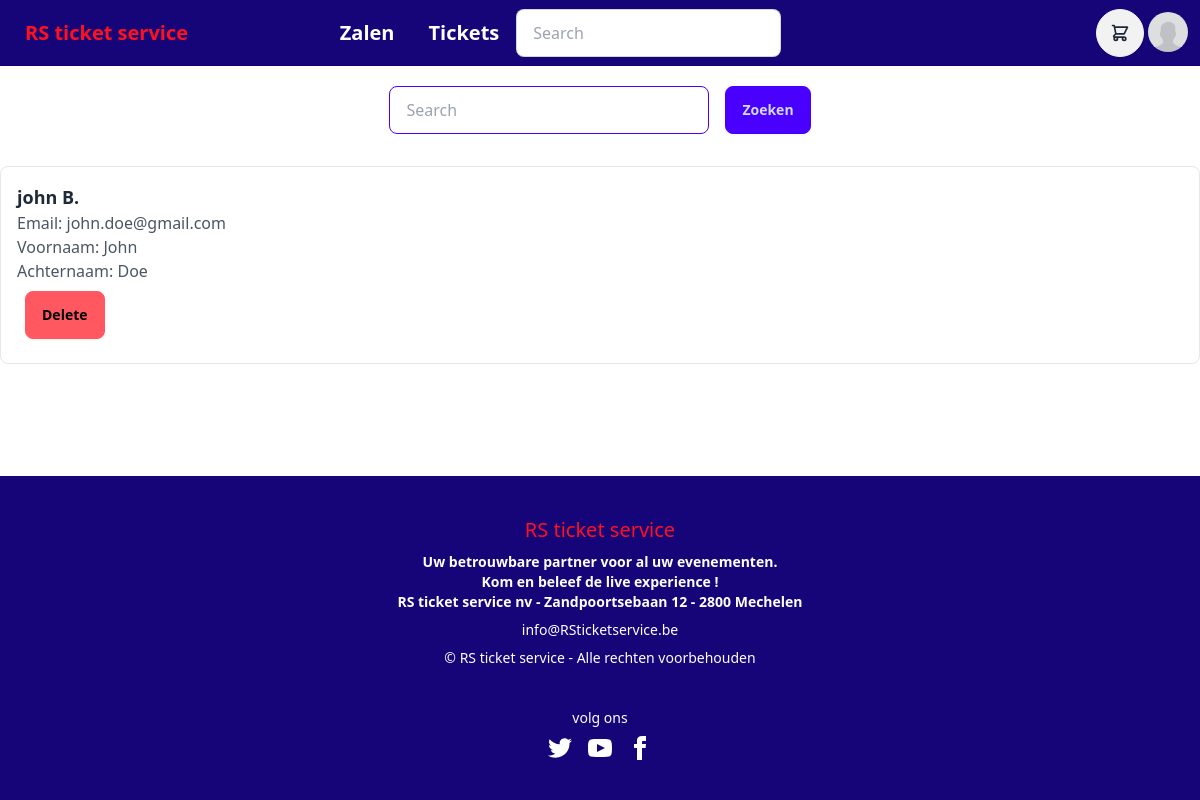
The page /profile/bedrijven-verwijderen.php (signed in) on the database as committed earlier.
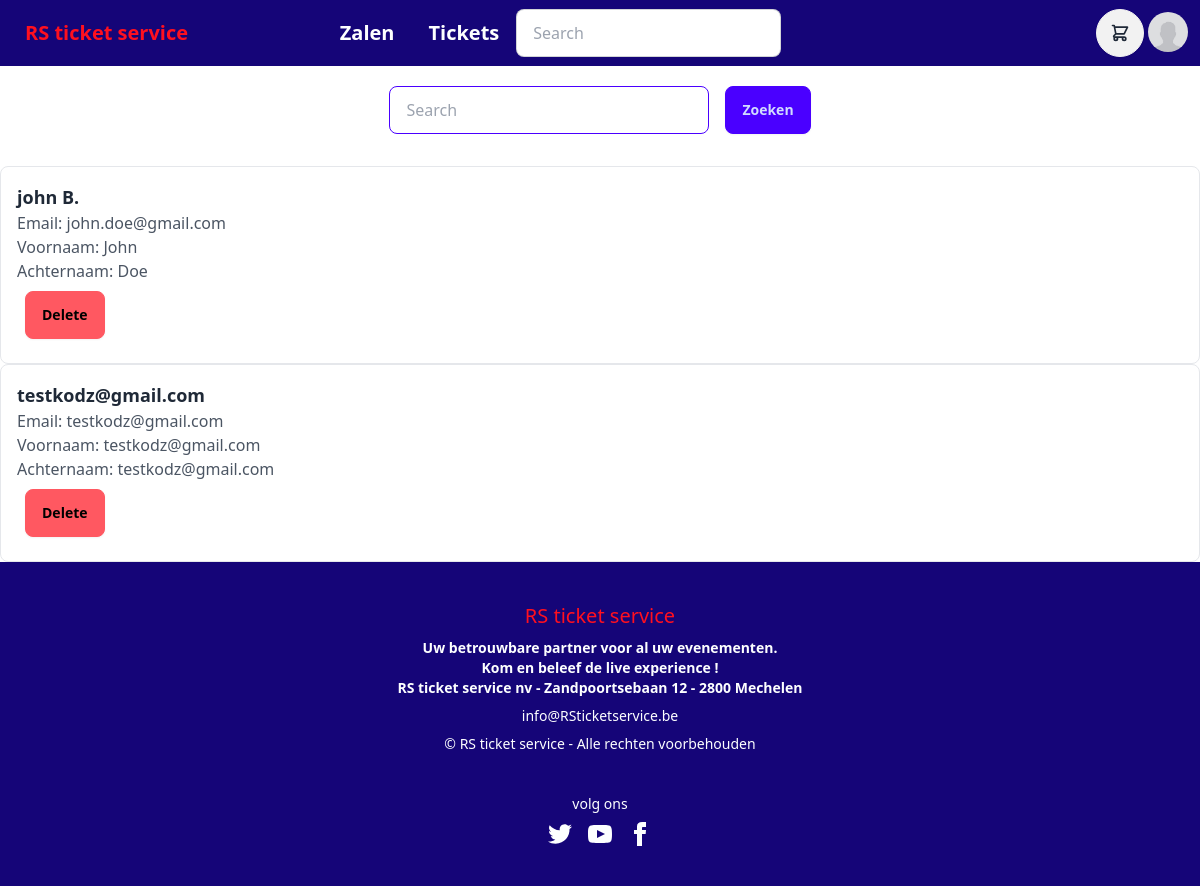
The same page on the database as committed later.
### tables this page shows
CREATE TABLE `users` (
  `id` int(11) NOT NULL,
  `username` varchar(50) NOT NULL,
  `email` varchar(100) NOT NULL,
  `password` varchar(100) NOT NULL,
  `firstname` varchar(50) NOT NULL,
  `lastname` varchar(50) NOT NULL,
  `function` int(11) NOT NULL,
  `profilePicture` text NOT NULL,
  `updatedAt` timestamp NOT NULL DEFAULT current_timestamp() ON UPDATE current_timestamp(),
  `createdAt` timestamp NOT NULL DEFAULT current_timestamp()
);

### functions/userfunctions.php (called while the page is built, shortened)
<?php
function getProfilePicture($mysqli, $gebruikerid) {
    $stmt = $mysqli->prepare("SELECT profilePicture FROM users WHERE id = ?");
    $stmt->bind_param("i", $gebruikerid);
    $stmt->execute();
    $resultaat = $stmt->get_result();
    return (($resultaat->num_rows == 0) ? false : $resultaat->fetch_assoc());
}
?>

### profile/bedrijven-verwijderen.php (the view, shortened to what this page needs)
<?php
include $_SERVER['DOCUMENT_ROOT'] . "/components/navbar.php";
?>
<!DOCTYPE html>
<html>
<head>
</head>
<body>
  <?php
  echo '
<div class="flex flex-col gap-8">
';
  ?>
  <form action="/profile/bedrijven-verwijderen.php" class="flex flex-row justify-center gap-4">
    <div class="form-control w-full max-w-xs">
      <input type="text" name="search" placeholder="Search" class="input input-primary input-bordered">
    </div>
    <button class="btn btn-primary">Zoeken</button>
  </form>
  <?php
  if (isset($_GET['search'])) {
    $searchTerm = $_GET['search'];
    $sql = "SELECT id, username, email, firstname, lastname FROM users WHERE function = 2 AND username LIKE ?";
    $stmt = $mysqli->prepare($sql);
    $param = "%{$searchTerm}%";
    $stmt->bind_param('s', $param);
  } else {
    $sql = "SELECT id, username, email, firstname, lastname FROM users WHERE function = 2";
    $stmt = $mysqli->prepare($sql);
  }
  ?>
  <?php
  $stmt->execute();
  $result = $stmt->get_result();
  $users = $result->fetch_all(MYSQLI_ASSOC);
  if (count($users) > 0) {
    foreach ($users as $user) {
      echo "<div class='p-4 border rounded-lg'>";
      echo "<div class='user-info'>";
      echo "<h2 class='text-lg font-bold'>" . $user['username'] . "</h2>";
      echo "<div class='user-details'>";
      echo "<p class='text-gray-600'>Email: " . $user['email'] . "</p>";
      echo "<p class='text-gray-600'>Voornaam: " . $user['firstname'] . "</p>";
      echo "<p class='text-gray-600'>Achternaam: " . $user['lastname'] . "</p>";
      echo "</div>";
      echo "<form action='/profile/bedrijven-verwijderen.php' method='post'>";
      echo "<button class='btn btn-error m-2' type='submit'>Delete</button>";
      echo "</form>";
      echo "</div>";
      echo "</div>";
      echo "</div>";
    }
  } else {
    echo '<div class="flex flex-col gap-8">';
    echo '<p class="text-center text-gray-600">Geen bedrijven gevonden</p>';
    echo '<a href="../profile/bedrijven-verwijderen.php" class="text-center text-blue-500">klik hier om terug te gaan</a>';
    echo '</div>';
    echo '</div>';
  }
  ?>
  <?php
  include $_SERVER['DOCUMENT_ROOT'] . "/components/footer.php";
  ?>
</body>
</html>

### components/navbar.php (shortened to what this page needs)
<?php
include $_SERVER['DOCUMENT_ROOT'] . "/fetch/util.php";
include $_SERVER['DOCUMENT_ROOT'] . "/functions/userfunctions.php";
?>
<!DOCTYPE html>
<html>
<head>
    <link href="https://cdn.jsdelivr.net/npm/daisyui@4.7.2/dist/full.css" rel="stylesheet" type="text/css" />
    <script src="https://cdn.tailwindcss.com"></script>
</head>
<body>
<div class="navbar bg-[#150578]" style="margin-bottom: 20px;">
  <div class="flex-1 text-[#FF101F]">
    <a class="btn btn-ghost normal-case text-xl " href="../index.php">RS ticket service</a>
  </div>
  <div class="flex-auto text-[#FDFFFF]">
    <a class="btn btn-ghost normal-case text-xl " href="../main_page/zalen.php">Zalen</a>
    <a class="btn btn-ghost normal-case text-xl " href="../index.php">Tickets</a>
    <div class="form-control">
    <form action="/components/search.php" method="get" class="form-control w-full relative">
      <input type="text" name="search" placeholder="Search" class="input input-bordered w-24 md:w-auto text-black"/>
    </form>
    </div>
</div>
<?php
if(isset( $_SESSION["gebruikersid"])) {
?>
<div class="flex-none">
     <div class="dropdown dropdown-end">
      <label tabindex="0" class="btn btn-circle">
        <div class="indicator">
        </div>
      </label>
    </div>
</div>
<?php
}
?>
    <?php
   echo ' <div class="dropdown dropdown-end">';
   if (isset($_SESSION["user"])) {
       echo'
      <label tabindex="0" class="btn btn-ghost btn-circle avatar">
       <div class="w-10 rounded-full">';
        $gebruikersid = $_SESSION["gebruikersid"];
        $data = getProfilePicture($mysqli,$gebruikersid);
        foreach($data as $value){
        if (empty($value)) {
          echo '<img src="../img/accountPictures/no_profile_picture.jpg"/>';
        } else {
          echo '<img src="../img/accountPictures/'.$value.'"/>';
        }
      }
        echo'
        </div>
      </label>
      <ul tabindex="0" class="mt-3 z-[1] p-2 shadow menu menu-sm dropdown-content bg-base-100 rounded-box w-52">
        <li><a href="../profile/gegevens_aanpassen.php">Profiel</a>
        </li>
        <li><a href="../profile/passwordReset.php">Wachtwoord Aanpassen</a></li>
';
        }
        ?>
      </ul>
    </div>
</div>
</body>
</html>

Rows that differ between the two databases and show on the page:
added users: username "testkodz@gmail.com", email "testkodz@gmail.com", firstname "testkodz@gmail.com", lastname "testkodz@gmail.com"
